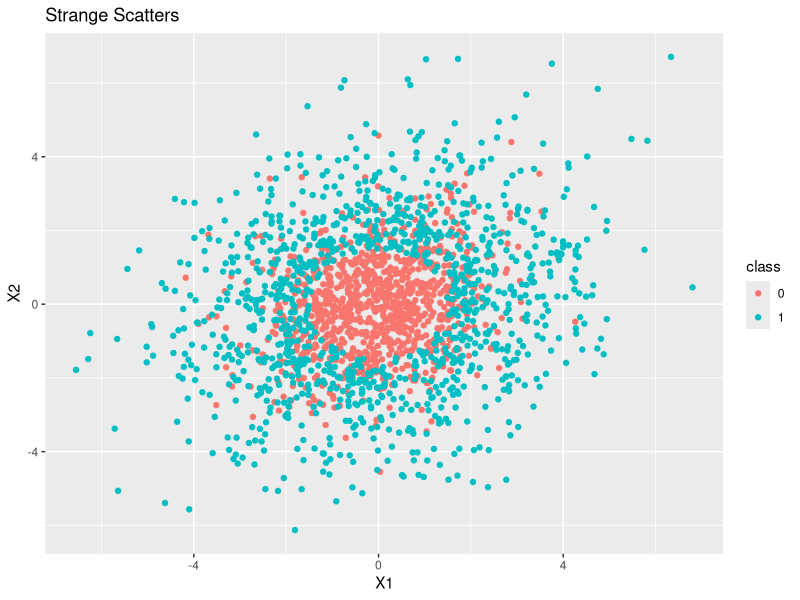
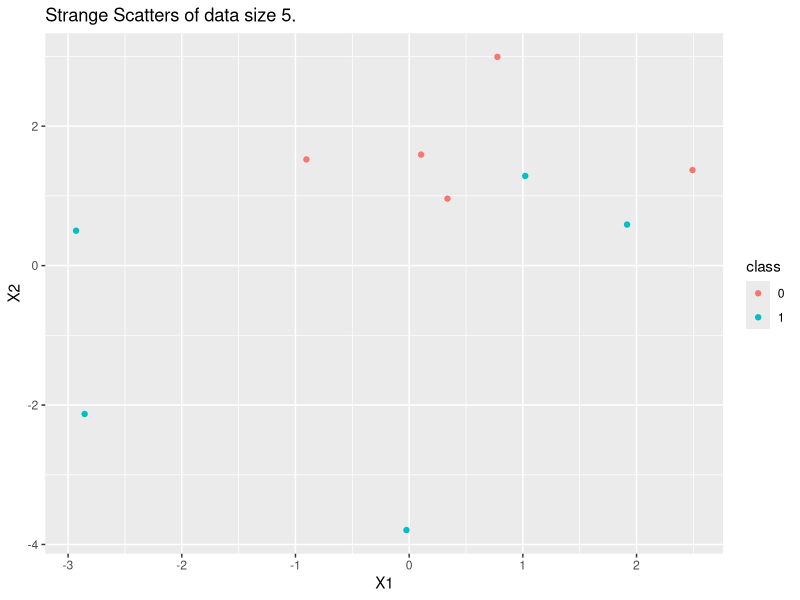
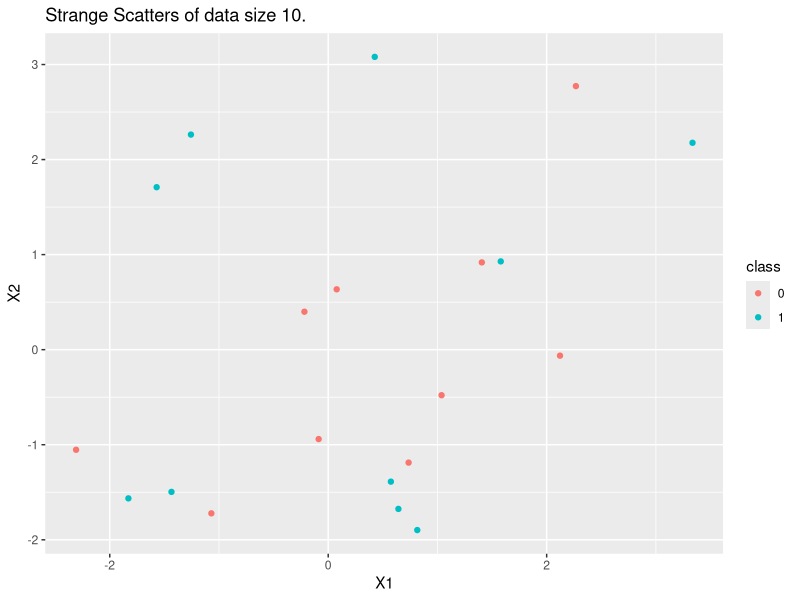
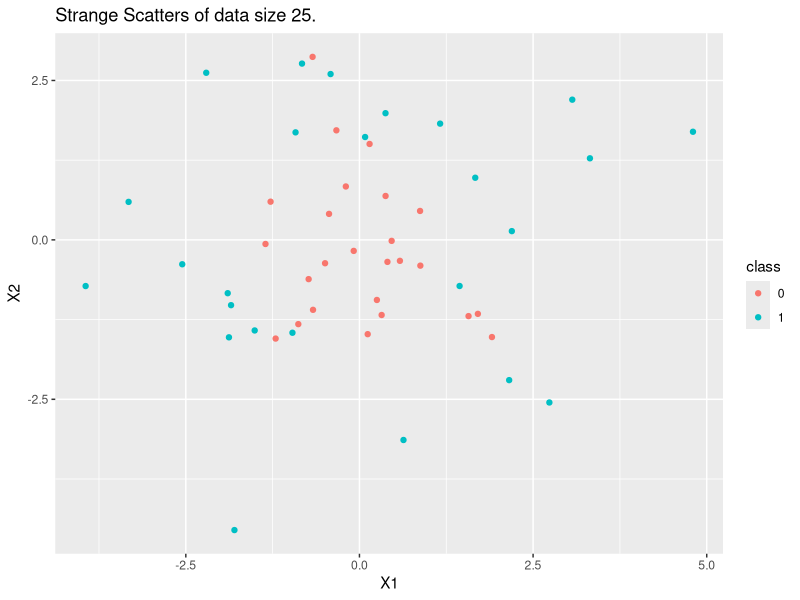
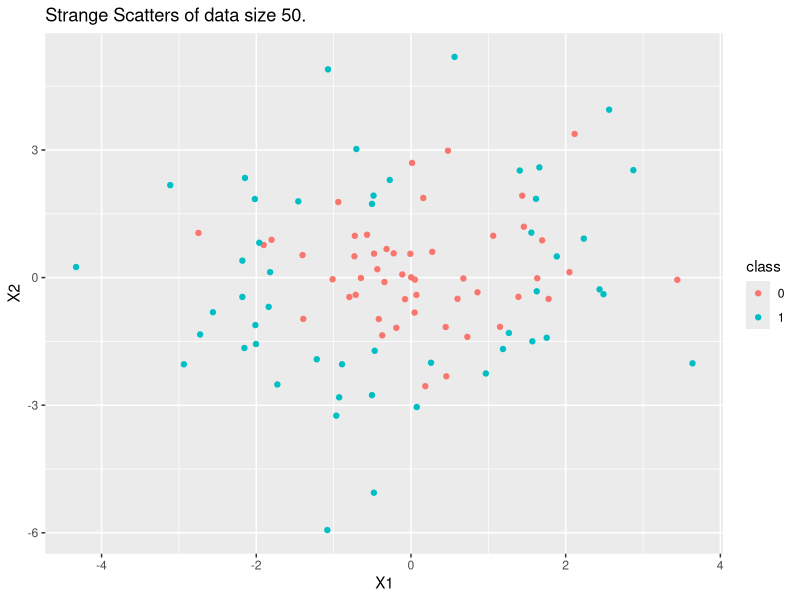
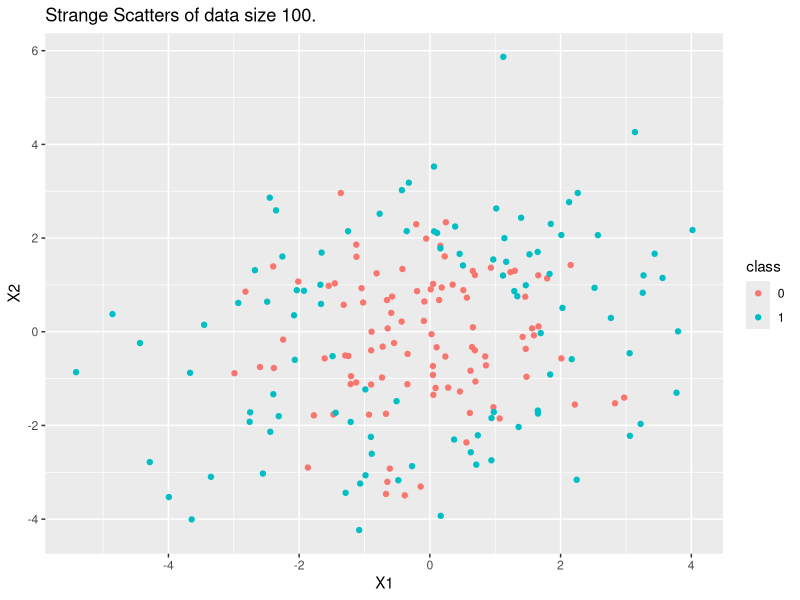
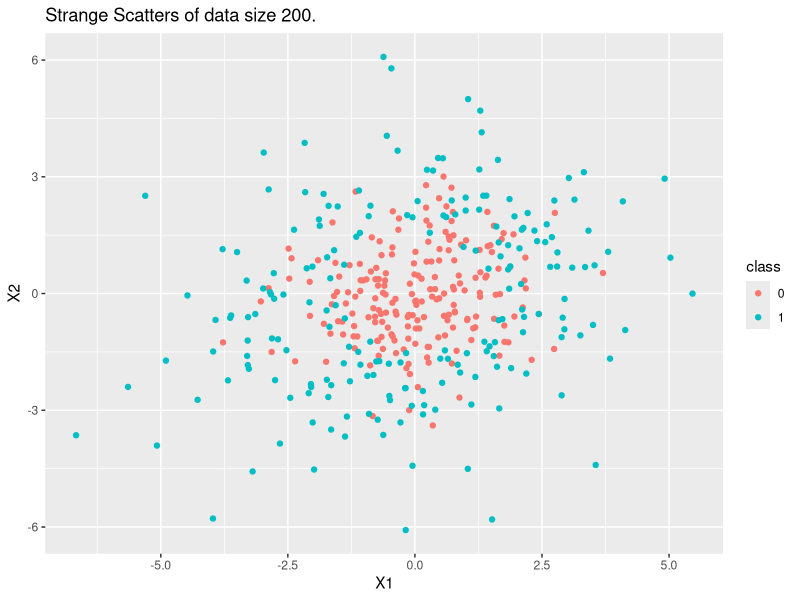
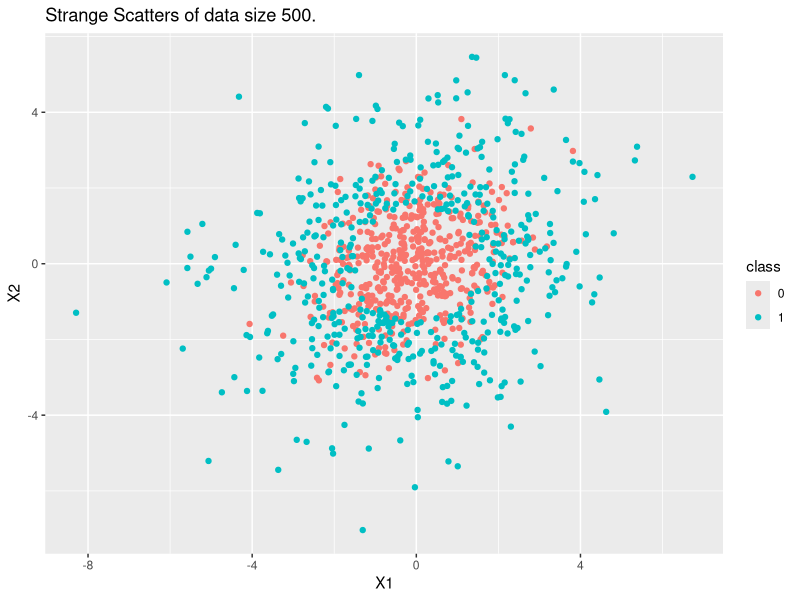

The R source for these figures, in order: (Note: this script raises an error after producing the figures.)
## ---- chunk 1
# Make sure to install this package if you do not have it:
library(mvtnorm)
my_sigma_1 = t(matrix(c(2,0.2,0.2,2)*0.6, ncol=2)) %*% matrix(c(2,0.2,0.2,2)*0.6, ncol=2)
my_sigma_2 = t(matrix(c(2,0.2,0.2,2), ncol=2)) %*% matrix(c(2,0.2,0.2,2), ncol=2)
data_0 = rmvnorm(1000, mean = rep(0, times = 2), sigma = my_sigma_1)
data_1 = rmvnorm(1500, mean = rep(0, times = 2), sigma = my_sigma_2)
central_points = ( sqrt( data_1[,1]**2 + data_1[,2]**2) < 1.5 )
data_1 = data_1[!central_points,]
## ---- chunk 2
library(ggplot2)
temp_data = data.frame(rbind(data_0, data_1))
temp_data$class = as.factor(c(rep(0, times = 1000), rep(1, times = nrow(data_1))))
ggplot(temp_data, aes(x = X1, y = X2, color = class)) + geom_point() + 
  ggtitle("Strange Scatters")
## ---- chunk 3
library(MASS)
library(dplyr)
#Split the data set to testing data and training data
training_size <- round(.75 * nrow(temp_data))  # training set size
indices = sample(1:nrow(temp_data), training_size)
training_set <- temp_data[indices,]
testing_set <- temp_data[-(indices),]
#Build an LDA model
train_lda = lda(class~., data = training_set)
train_predictions <- train_lda %>% predict(training_set)
train_error = sum(train_predictions$class!=training_set$class)/length(training_set$class)
#Print the result
print(paste0("The error rate is ", train_error, "."))
## ---- chunk 4
#Build an LDA model
test_predictions <- train_lda %>% predict(testing_set)
test_error = sum(test_predictions$class!=testing_set$class)/length(testing_set$class)
#Print the result
print(paste0("The error rate is ", test_error, "."))
## ---- chunk 5
#knn risk
library(class)
train_data_classifiers = as.factor(training_set$class)
train_data_observations = training_set[,-3]
test_data_observations = testing_set[,-3]
test_data_classifiers = as.factor(testing_set$class)

#k=1
knn.1 <-  knn(train_data_observations, test_data_observations, cl = train_data_classifiers, k=1)
knn.1_risk = sum(test_data_classifiers != knn.1)/length(knn.1)
print(paste0("The risk of knn.1 is ", knn.1_risk, "."))

#k=5
knn.5 <-  knn(train_data_observations, test_data_observations, cl = train_data_classifiers, k=5)
knn.5_risk = sum(test_data_classifiers != knn.5)/length(knn.5)
print(paste0("The risk of knn.5 is ", knn.5_risk, "."))

#k=11
knn.11 <-  knn(train_data_observations, test_data_observations, cl = train_data_classifiers, k=11)
knn.11_risk = sum(test_data_classifiers != knn.11)/length(knn.11)
print(paste0("The risk of knn.11 is ", knn.11_risk, "."))
## ---- chunk 6
data_size = 10
my_sigma_1 = t(matrix(c(2,0.2,0.2,2)*0.6, ncol=2)) %*% matrix(c(2,0.2,0.2,2)*0.6, ncol=2)
my_sigma_2 = t(matrix(c(2,0.2,0.2,2), ncol=2)) %*% matrix(c(2,0.2,0.2,2), ncol=2)
data_0 = data.frame(rmvnorm(data_size, mean = rep(0, times = 2), sigma = my_sigma_1))
data_1 = data.frame(X1 = NA, X2 = NA)
count = 0
while(count < data_size){
  new_draw = rmvnorm(1, mean = rep(0, times = 2), sigma = my_sigma_2)
  if( sqrt( new_draw[,1]**2 + new_draw[,2]**2) >= 1.5 ) {
    data_1 = rbind(data_1, data.frame(new_draw))
    count = count + 1
  }
}
data_1 = data_1[-1,]
my_data = data.frame(rbind(data_0, data_1))
my_data$class = as.factor(c(rep(0, times = data_size), rep(1, times = data_size)))
## ---- chunk 7
#Define the data size vector
size = c(5,10,25,50,100,200,500,1000,10000)

#Initiate the error rate of training and testing
lda_train = c(); k.1_train = c(); k.5_train = c(); k.11_train = c()
lda_test = c(); k.1_test = c(); k.5_test = c(); k.11_test = c()

#Loop the data in vector size
for (data_size in size) {
  my_sigma_1 = t(matrix(c(2,0.2,0.2,2)*0.6, ncol=2)) %*% matrix(c(2,0.2,0.2,2)*0.6, ncol=2)
  my_sigma_2 = t(matrix(c(2,0.2,0.2,2), ncol=2)) %*% matrix(c(2,0.2,0.2,2), ncol=2)
  data_0 = data.frame(rmvnorm(data_size, mean = rep(0, times = 2), sigma = my_sigma_1))
  data_1 = data.frame(X1 = NA, X2 = NA)
  count = 0
  while(count < data_size){
    new_draw = rmvnorm(1, mean = rep(0, times = 2), sigma = my_sigma_2)
    if( sqrt( new_draw[,1]**2 + new_draw[,2]**2) >= 1.5 ) {
      data_1 = rbind(data_1, data.frame(new_draw))
      count = count + 1
    }
  }
  data_1 = data_1[-1,]
  my_data = data.frame(rbind(data_0, data_1))
  my_data$class = as.factor(c(rep(0, times = data_size), rep(1, times = data_size)))
  
  # Generate the "Strange Scatters" data using the given code
  plot <- ggplot(my_data, aes(x = X1, y = X2, color = class)) + geom_point() + 
  ggtitle(paste0("Strange Scatters of data size ", data_size,"."))
  print(plot)
  
  # Split the data into testing and training data sets
  library(MASS); library(dplyr)
  training_size <- round(.75 * nrow(my_data))  # training set size
  indices = sample(1:nrow(my_data), training_size)
  training_set <- my_data[indices,]
  testing_set <- my_data[-(indices),]
  
  # Build an LDA model and the KNN models for k=1,5,11 on the training data, predict the labels on the training/testing data, and calculate the training/testing error rate
  ## Build an LDA model
  train_lda = lda(class~., data = training_set)
  train_predictions <- train_lda %>% predict(training_set)
  train_error = sum(train_predictions$class!=training_set$class)/length(training_set$class)
  lda_train = c(lda_train,train_error)
  
  test_predictions <- train_lda %>% predict(testing_set)
  test_error = sum(test_predictions$class!=testing_set$class)/length(testing_set$class)
  lda_test = c(lda_test,test_error)
  ##knn risk
  library(class)
  train_data_classifiers = as.factor(training_set$class)
  train_data_observations = training_set[,-3]
  test_data_observations = testing_set[,-3]
  test_data_classifiers = as.factor(testing_set$class)
  ###Train k=1
  knn.1 <-  knn(train_data_observations, train_data_observations, cl = train_data_classifiers, k=1)
  knn.1_risk = sum(train_data_classifiers != knn.1)/length(knn.1)
  k.1_train = c(k.1_train,knn.1_risk)
  ###Train k=5
  knn.5 <-  knn(train_data_observations, train_data_observations, cl = train_data_classifiers, k=5)
  knn.5_risk = sum(train_data_classifiers != knn.5)/length(knn.5)
  k.5_train = c(k.5_train,knn.5_risk)
  ###Train k=1
  knn.11 <-  knn(train_data_observations, train_data_observations, cl = train_data_classifiers, k=11)
  knn.11_risk = sum(train_data_classifiers != knn.11)/length(knn.11)
  k.11_train = c(k.11_train,knn.11_risk)
  ###Test k=1
  knn.1 <-  knn(train_data_observations, test_data_observations, cl = train_data_classifiers, k=1)
  knn.1_risk = sum(test_data_classifiers != knn.1)/length(knn.1)
  k.1_test = c(k.1_test,knn.1_risk)
  ###Test k=5
  knn.5 <-  knn(train_data_observations, test_data_observations, cl = train_data_classifiers, k=5)
  knn.5_risk = sum(test_data_classifiers != knn.5)/length(knn.5)
  k.5_test = c(k.5_test,knn.5_risk)
  ###Test k=11
  knn.11 <-  knn(train_data_observations, test_data_observations, cl = train_data_classifiers, k=11)
  knn.11_risk = sum(test_data_classifiers != knn.11)/length(knn.11)
  k.11_test = c(k.11_test,knn.11_risk)
}


## ---- chunk 8
knitr::opts_chunk$set(error = TRUE)
library(ggplot2)
library(reshape)
#Plot train error rate
df_train <- data.frame(size, lda_train, k.1_train, k.5_train, k.11_train)
df_train.melted <- melt(df_train, id = "size")
ggplot(data = df_train.melted, aes(x = size, y = value, color = variable)) +
  geom_point()

#Plot test error rate
df_test <- data.frame(size, lda_test, k.1_test, k.5_test, k.11_test)
df_test.melted <- melt(df, id = "size")
ggplot(data = df_test.melted, aes(x = size, y = value, color = variable)) +
  geom_point()
## ---- chunk 9
knitr::opts_chunk$set(error = TRUE)
a.ta = data.frame(group = "LDA", value = lda_train)
b.ta = data.frame(group = "K.1", value = k.1_train)
c.ta = data.frame(group = "K.5", value = k.5_train)
d.ta = data.frame(group = "K.11", value = k.11_train)

a.te = data.frame(group = "LDA", value = lda_test)
b.te = data.frame(group = "K.1", value = k.1_test)
c.te = data.frame(group = "K.5", value = k.5_test)
d.te = data.frame(group = "K.11", value = k.11_test)

plot.data.ta = rbind(a.ta, b.ta, c.ta, d.ta) 
plot.data.te = rbind(a.te, b.te, c.te, d.te)

p <-ggplot(plot.data.ta, mapping = aes(x=group, y=value)) +  
  geom_boxplot(col="red") 
p + geom_boxplot(plot.data.te, mapping = aes(x=group, y=value))
## ---- chunk 10
#Generate 1000 size data
data_size = 1000
my_sigma_1 = t(matrix(c(2,0.2,0.2,2)*0.6, ncol=2)) %*% matrix(c(2,0.2,0.2,2)*0.6, ncol=2)
my_sigma_2 = t(matrix(c(2,0.2,0.2,2), ncol=2)) %*% matrix(c(2,0.2,0.2,2), ncol=2)
data_0 = data.frame(rmvnorm(data_size, mean = rep(0, times = 2), sigma = my_sigma_1))
data_1 = data.frame(X1 = NA, X2 = NA)
count = 0
while(count < data_size){
  new_draw = rmvnorm(1, mean = rep(0, times = 2), sigma = my_sigma_2)
  if( sqrt( new_draw[,1]**2 + new_draw[,2]**2) >= 1.5 ) {
    data_1 = rbind(data_1, data.frame(new_draw))
    count = count + 1
  }
}
data_1 = data_1[-1,]
cv_data = data.frame(rbind(data_0, data_1))
cv_data$class = as.factor(c(rep(0, times = data_size), rep(1, times = data_size)))
## ---- chunk 11
#Cross validatio
cv_lda = c(); cv_k.1 = c(); cv_k.5 = c(); cv_k.11 = c();
for (i in 1:10) {
  indices = c((200*(i-1)+1):(200*i))
  training_set <- cv_data[-(indices),]
  testing_set <- cv_data[indices,]
  
  #LDA
  train_lda = lda(class~., data = training_set)
  test_predictions <- train_lda %>% predict(testing_set)
  test_error = sum(test_predictions$class!=testing_set$class)/length(testing_set$class)
  cv_lda = c(cv_lda,test_error)
  
  #knn
  library(class)
  train_data_classifiers = as.factor(training_set$class)
  train_data_observations = training_set[,-3]
  test_data_observations = testing_set[,-3]
  test_data_classifiers = as.factor(testing_set$class)

  knn.1 <-  knn(train_data_observations, test_data_observations, cl = train_data_classifiers, k=1)
  knn.1_risk = sum(test_data_classifiers != knn.1)/length(knn.1)
  cv_k.1 = c(cv_k.1, knn.1_risk)
  knn.5 <-  knn(train_data_observations, test_data_observations, cl = train_data_classifiers, k=5)
  knn.5_risk = sum(test_data_classifiers != knn.5)/length(knn.5)
  cv_k.5 = c(cv_k.5, knn.5_risk)
  knn.11 <-  knn(train_data_observations, test_data_observations, cl = train_data_classifiers, k=11)
  knn.11_risk = sum(test_data_classifiers != knn.11)/length(knn.11)
  cv_k.11 = c(cv_k.11, knn.11_risk)
}
## ---- chunk 12
# Print and compare the result
cv.lda = sum(cv_lda)/10; pre_lda = lda_test[8]
cv.k.1 = sum(cv_k.1)/10; pre_k.1 = k.1_test[8]
cv.k.5 = sum(cv_k.5)/10; pre_k.5 = k.5_test[8]
cv.k.11 = sum(cv_k.11)/10; pre_k.11 = k.11_test[8]

print(paste0("For LDA, the CV error rate is ", cv.lda, ", the previous error rate is ", pre_lda, "."))
print(paste0("For Knn-1, the CV error rate is ", cv.k.1, ", the previous error rate is ", pre_k.1, "."))
print(paste0("For Knn-5, the CV error rate is ", cv.k.5, ", the previous error rate is ", pre_k.5, "."))
print(paste0("For Knn-11, the CV error rate is ", cv.k.11, ", the previous error rate is ", pre_k.11, "."))
## ---- chunk 13
lda.train = lda_train[8]; lda.test = lda_test[8]
k.1.train = k.1_train[8]; k.1.test = k.1_test[8]
k.5.train = k.5_train[8]; k.5.test = k.5_test[8]
k.11.train = k.11_train[8]; k.11.test = k.11_test[8]

print(paste0("For LDA, the train error rate is ", lda.train, ", the test error rate is ", lda.test, "."))
print(paste0("For Knn-1, the train error rate is ", k.1.train, ", the test error rate is ", k.1.test, "."))
print(paste0("For Knn-5, the train error rate is ", k.5.train, ", the test error rate is ", k.5.test, "."))
print(paste0("For Knn-11, the train error rate is ", k.11.train, ", the test error rate is ", k.11.test, "."))
